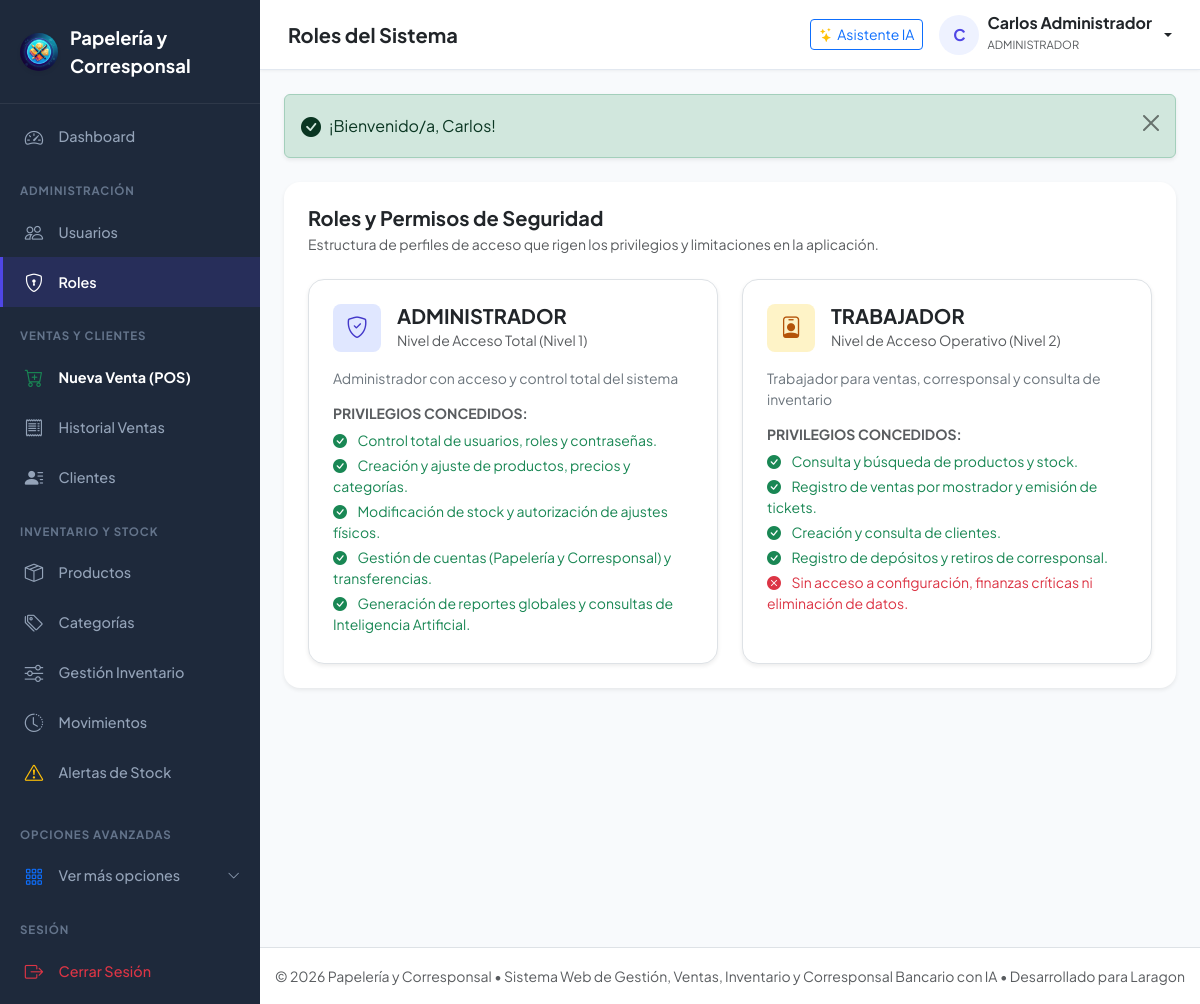
Screenshot of /Public/roles (signed in) with the database file from the repository.
### tables this page shows
CREATE TABLE IF NOT EXISTS `rol` (
    `id_rol` INT AUTO_INCREMENT PRIMARY KEY,
    `nombre` ENUM('ADMINISTRADOR','TRABAJADOR') NOT NULL UNIQUE,
    `descripcion` VARCHAR(200) NULL
);

### Controllers/RolController.php (called while the page is built, shortened)
<?php
require_once __DIR__ . '/../Models/Rol.php';
class RolController {
    private Rol $rolModel;
    public function __construct() {
        $this->rolModel = new Rol();
    }
    public function index(): void {
        $roles = $this->rolModel->getAll();
        require_once VIEWS_PATH . '/Roles/index.php';
    }
}

### Public/index.php (called while the page is built, shortened)
<?php
require_once __DIR__ . '/../Config/config.php';
Router::resolve();

### Config/config.php (called while the page is built, shortened)
<?php
function env($key, $default = null) {
    $value = getenv($key);
    return $value;
}
function sanitize($data) {
    return htmlspecialchars(trim((string)$data), ENT_QUOTES, 'UTF-8');
}

### Config/database.php (called while the page is built, shortened)
<?php
require_once __DIR__ . '/config.php';
class Database {
    private static ?PDO $instance = null;
    public static function getConnection(): PDO {
        if (self::$instance === null) {
            $host = env('DB_HOST', '127.0.0.1');
            $port = env('DB_PORT', '3306');
            $dbName = env('DB_DATABASE', 'papeleria_corresponsal');
            $username = env('DB_USERNAME', 'root');
            $password = env('DB_PASSWORD', '');
            $dsn = "mysql:host={$host};port={$port};dbname={$dbName};charset=utf8mb4";
            $options = [
                PDO::ATTR_ERRMODE            => PDO::ERRMODE_EXCEPTION,
                PDO::ATTR_DEFAULT_FETCH_MODE => PDO::FETCH_ASSOC,
                PDO::ATTR_EMULATE_PREPARES   => false,
                PDO::MYSQL_ATTR_INIT_COMMAND => "SET NAMES utf8mb4 COLLATE utf8mb4_unicode_ci"
            ];
            try {
                self::$instance = new PDO($dsn, $username, $password, $options);
            } catch (PDOException $e) {
                try {
                    $dsnNoDb = "mysql:host={$host};port={$port};charset=utf8mb4";
                    return new PDO($dsnNoDb, $username, $password, $options);
                } catch (PDOException $ex) {
                    die("Error crítico de conexión a la base de datos en Laragon: " . $ex->getMessage());
                }
            }
        }
        return self::$instance;
    }
}

### models/Rol.php (called while the page is built, shortened)
<?php
require_once __DIR__ . '/../Config/database.php';
class Rol {
    private PDO $db;
    public function __construct() {
        $this->db = Database::getConnection();
    }
    public function getAll(): array {
        $stmt = $this->db->query("SELECT * FROM rol ORDER BY id_rol ASC");
        return $stmt->fetchAll();
    }
}

### Views/Roles/index.php (the view, shortened to what this page needs)
<?php
require_once VIEWS_PATH . '/Layouts/header.php';
?>
<div class="card shadow-sm border-0 rounded-4 p-4">
    <div class="mb-4">
        <h5 class="fw-bold mb-1">Roles y Permisos de Seguridad</h5>
        <p class="text-muted small mb-0">Estructura de perfiles de acceso que rigen los privilegios y limitaciones en la aplicación.</p>
    </div>
    <div class="row g-4">
        <?php foreach ($roles as $r): ?>
            <div class="col-12 col-md-6">
                <div class="card border h-100 p-4 rounded-4 shadow-sm">
                    <div class="d-flex align-items-center gap-3 mb-3">
                        <div class="stat-icon <?= $r['nombre'] === 'ADMINISTRADOR' ? 'primary' : 'warning' ?>">
                            <i class="bi <?= $r['nombre'] === 'ADMINISTRADOR' ? 'bi-shield-check' : 'bi-person-badge' ?>"></i>
                        </div>
                        <div>
                            <h5 class="fw-bold mb-0"><?= sanitize($r['nombre']) ?></h5>
                            <small class="text-muted">Nivel de Acceso <?= $r['nombre'] === 'ADMINISTRADOR' ? 'Total (Nivel 1)' : 'Operativo (Nivel 2)' ?></small>
                        </div>
                    </div>
                    <p class="text-secondary small mb-3"><?= sanitize($r['descripcion']) ?></p>
                    <h6 class="fw-bold small text-uppercase text-muted mb-2">Privilegios Concedidos:</h6>
                    <ul class="list-unstyled small mb-0">
                        <?php if ($r['nombre'] === 'ADMINISTRADOR'): ?>
                            <li class="mb-1 text-success"><i class="bi bi-check-circle-fill me-2"></i> Control total de usuarios, roles y contraseñas.</li>
                            <li class="mb-1 text-success"><i class="bi bi-check-circle-fill me-2"></i> Creación y ajuste de productos, precios y categorías.</li>
                            <li class="mb-1 text-success"><i class="bi bi-check-circle-fill me-2"></i> Modificación de stock y autorización de ajustes físicos.</li>
                            <li class="mb-1 text-success"><i class="bi bi-check-circle-fill me-2"></i> Gestión de cuentas (Papelería y Corresponsal) y transferencias.</li>
                            <li class="mb-1 text-success"><i class="bi bi-check-circle-fill me-2"></i> Generación de reportes globales y consultas de Inteligencia Artificial.</li>
                        <?php else: ?>
                            <li class="mb-1 text-success"><i class="bi bi-check-circle-fill me-2"></i> Consulta y búsqueda de productos y stock.</li>
                            <li class="mb-1 text-success"><i class="bi bi-check-circle-fill me-2"></i> Registro de ventas por mostrador y emisión de tickets.</li>
                            <li class="mb-1 text-success"><i class="bi bi-check-circle-fill me-2"></i> Creación y consulta de clientes.</li>
                            <li class="mb-1 text-success"><i class="bi bi-check-circle-fill me-2"></i> Registro de depósitos y retiros de corresponsal.</li>
                            <li class="mb-1 text-danger"><i class="bi bi-x-circle-fill me-2"></i> Sin acceso a configuración, finanzas críticas ni eliminación de datos.</li>
                        <?php endif; ?>
                    </ul>
                </div>
            </div>
        <?php endforeach; ?>
    </div>
</div>
<?php require_once VIEWS_PATH . '/Layouts/footer.php'; ?>

### Public/css/style.css (style rules this page uses)
:root { --primary-color: #4f46e5; --primary-hover: #4338ca; --primary-light: #eef2ff; --secondary-color: #0ea5e9; --success-color: #10b981; --warning-color: #f59e0b; --danger-color: #ef4444; --dark-bg: #0f172a; --sidebar-bg: #1e293b; --sidebar-hover: #334155; --sidebar-text: #94a3b8; --sidebar-active: #ffffff; --card-bg: #ffffff; --body-bg: #f8fafc; --border-color: #e2e8f0; --text-main: #1e293b; --text-muted: #64748b; --radius-sm: 8px; --radius-md: 12px; --radius-lg: 16px; --shadow-sm: 0 1px 3px rgba(0,0,0,0.05); --shadow-md: 0 4px 6px -1px rgba(0,0,0,0.07), 0 2px 4px -2px rgba(0,0,0,0.05); --shadow-lg: 0 10px 15px -3px rgba(0,0,0,0.08), 0 4px 6px -4px rgba(0,0,0,0.04); }
body { font-family: 'Plus Jakarta Sans', 'Inter', -apple-system, BlinkMacSystemFont, 'Segoe UI', Roboto, sans-serif; background-color: var(--body-bg); color: var(--text-main); min-height: 100vh; display: flex; flex-direction: column; }
.stat-icon { width: 48px; height: 48px; border-radius: var(--radius-sm); display: flex; align-items: center; justify-content: center; font-size: 1.35rem; }
.stat-icon.primary { background: #e0e7ff; color: #4338ca; }
.stat-icon.warning { background: #fef3c7; color: #b45309; }

### rows the page displays
rol: nombre "ADMINISTRADOR", shows "Total (Nivel 1)", descripcion "Administrador con acceso y control total del sistema", shows "Control total de usuarios, roles y contraseñas."
rol: nombre "TRABAJADOR", shows "Operativo (Nivel 2)", descripcion "Trabajador para ventas, corresponsal y consulta de inventario", shows "Consulta y búsqueda de productos y stock."

### other values shown
APP_NAME "Papelería y Corresponsal"
$pageTitle "Roles del Sistema"
substr($_SESSION['user_name'] ?? 'U', 0, 1) "C"
$_SESSION['user_name'] "Carlos Administrador"
$_SESSION['user_role'] "ADMINISTRADOR"
$flash['message'] "¡Bienvenido/a, Carlos!"
